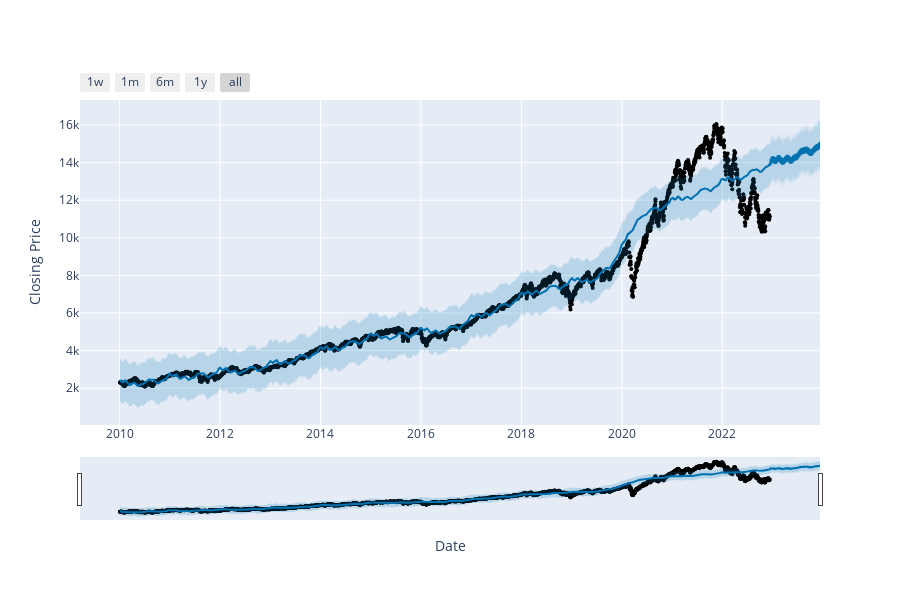

Here is the notebook cell this chart was saved with:
### Code cell
model.plotpred()

### Figure 1 — Plotly figure (JSON) as saved in the notebook; plotly's stock layout.template omitted (floating-point values rounded to 4 significant figures; data arrays with more than 128 entries replaced by an {"elided": "..."} marker saying what was removed)
{"data": [{"marker": {"color": "black", "size": 4}, "mode": "markers", "name": "Actual", "type": "scatter", "x": {"elided": "3259 str values"}, "y": {"elided": "3259 float values"}}, {"hoverinfo": "skip", "line": {"width": 0}, "mode": "lines", "type": "scatter", "x": {"elided": "3624 str values"}, "y": {"elided": "3624 float values"}}, {"fill": "tonexty", "fillcolor": "rgba(0, 114, 178, 0.2)", "line": {"color": "#0072B2", "width": 2}, "mode": "lines", "name": "Predicted", "type": "scatter", "x": {"elided": "3624 str values"}, "y": {"elided": "3624 float values"}}, {"fill": "tonexty", "fillcolor": "rgba(0, 114, 178, 0.2)", "hoverinfo": "skip", "line": {"width": 0}, "mode": "lines", "type": "scatter", "x": {"elided": "3624 str values"}, "y": {"elided": "3624 float values"}}], "layout": {"height": 600, "showlegend": false, "width": 900, "xaxis": {"rangeselector": {"buttons": [{"count": 7, "label": "1w", "step": "day", "stepmode": "backward"}, {"count": 1, "label": "1m", "step": "month", "stepmode": "backward"}, {"count": 6, "label": "6m", "step": "month", "stepmode": "backward"}, {"count": 1, "label": "1y", "step": "year", "stepmode": "backward"}, {"step": "all"}]}, "rangeslider": {"visible": true}, "title": {"text": "Date"}, "type": "date"}, "yaxis": {"title": {"text": "Closing Price"}}}}
